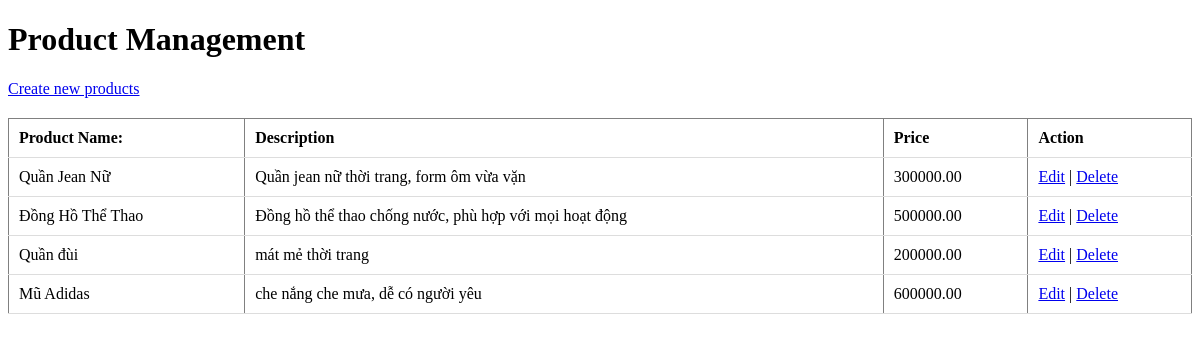
The app's page /sdlc_project/admin/index.php (signed in) with its own data.
### tables this page shows
CREATE TABLE `products` (
  `id` int NOT NULL,
  `name` varchar(255) NOT NULL,
  `description` text NOT NULL,
  `price` decimal(10,2) NOT NULL,
  `image` varchar(255) DEFAULT NULL,
  `created_at` timestamp NULL DEFAULT CURRENT_TIMESTAMP,
  `quantity` int DEFAULT '0'
);

### sdlc_project/admin/index.php (the view, shortened to what this page needs)
<?php
include '../connectdb/db.php';
$sql = "SELECT * FROM products";
$result = $conn->query($sql);
?>
<!DOCTYPE html>
<html lang="vi">
<head>
    <link rel="stylesheet" href="manage.css">
</head>
<body>
    <h1>Product Management</h1>
    <a href="create.php">Create new products</a>
    <table border="1">
        <tr>
            <th>Product Name:</th>
            <th>Description</th>
            <th>Price</th>
            <th>Action</th>
        </tr>
        <?php while ($row = $result->fetch_assoc()): ?>
            <tr>
                <td><?php echo $row['name']; ?></td>
                <td><?php echo $row['description']; ?></td>
                <td><?php echo $row['price']; ?></td>
                <td>
                    <a href="edit.php?id=<?php echo $row['id']; ?>">Edit</a> |
                    <a href="delete.php?id=<?php echo $row['id']; ?>" onclick="return confirm('Are you sure to delete this product')">Delete</a>
                </td>
            </tr>
        <?php endwhile; ?>
    </table>
</body>
</html>

### sdlc_project/admin/manage.css (style rules this page uses)
table { width: 100%; border-collapse: collapse; margin-top: 20px; }
th, td { padding: 10px; text-align: left; border-bottom: 1px solid #ddd; }

### records on screen
products: name "Quần Jean Nữ", description "Quần jean nữ thời trang, form ôm vừa vặn", price "300000.00"
products: name "Đồng Hồ Thể Thao", description "Đồng hồ thể thao chống nước, phù hợp với mọi hoạt động", price "500000.00"
products: name "Quần đùi", description "mát mẻ thời trang", price "200000.00"
products: name "Mũ Adidas", description "che nắng che mưa, dễ có người yêu", price "600000.00"
